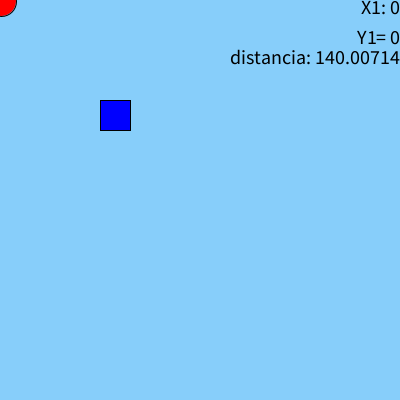
Frame 1 (no input)
Frame 60 (the mouse pressed at the canvas centre just before this capture): identical to frame 1, image omitted
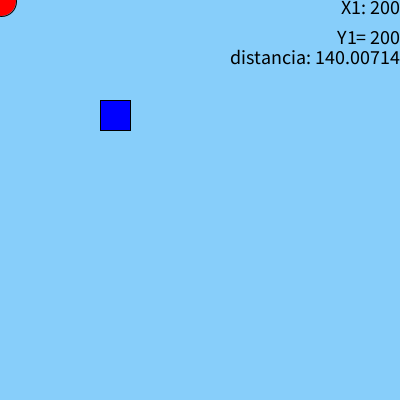
Frame 120 (the mouse held since frame 60 and released just before this capture)

The Processing sketch that drew these frames (run headless with seeded random() and noise(); from frame 60 on, the mouse is pressed at the canvas centre):

// Processing sketch: ejercicio_17
// ── ejercicio_17.pde
int x1 = 1, y1 = 1; // Coordenadas del punto 1 (Link)
int x2 = 100, y2 = 100; // Coordenadas del punto 2 (Tesoro)
int tamLink = 30; // Tamaño del círculo que representa a Link
int tamTesoro = 30; // Tamaño del cuadrado que representa al tesoro
void setup() {
  size(400, 400);
}
void draw() {
  background(135, 206, 250);
  // Dibujar el tesoro (cuadrado)
  fill(0, 0, 255); // Azul
   //     x, y, ancho, alto     
  rect(x2, y2, tamTesoro, tamTesoro);
  // Dibujar Link (círculo)
  fill(255, 0, 0); // Rojo
  ellipse(x1, y1, tamLink, tamLink);
  // Calcular la distancia entre Link y el tesoro
  float distancia = sqrt(pow(x2 - x1, 2) + pow(y2 - y1, 2));
  
  // Verificar si Link está cerca del tesoro
  if (distancia <= 50) {
    fill(0, 0, 255);
    textSize(20);
    textAlign(CENTER);
    text("Tesoro encontrado", width/2, height - 50);
  }
  //texto de coordenadas mostradas en pantalla
  String coordenadas = "X1: " + mouseX;
  fill(0);
  textSize(20);
  textAlign(RIGHT, TOP);
  text(coordenadas, width, 0);
  
  String coordenadasY = "Y1= "+ mouseY;
  fill(0);
  textSize(20);
  textAlign(RIGHT, TOP);
  text(coordenadasY, width, 30);
  
  String distanciaTexto = "distancia: " + distancia;
  fill(0);
  textSize(20);
  textAlign(RIGHT, TOP);
  text(distanciaTexto, width,50);
}

void mouseMoved() {
  // Mover Link con el mouse
  x1 = mouseX; // Escalar la posición del mouse
  y1 = mouseY;
}
